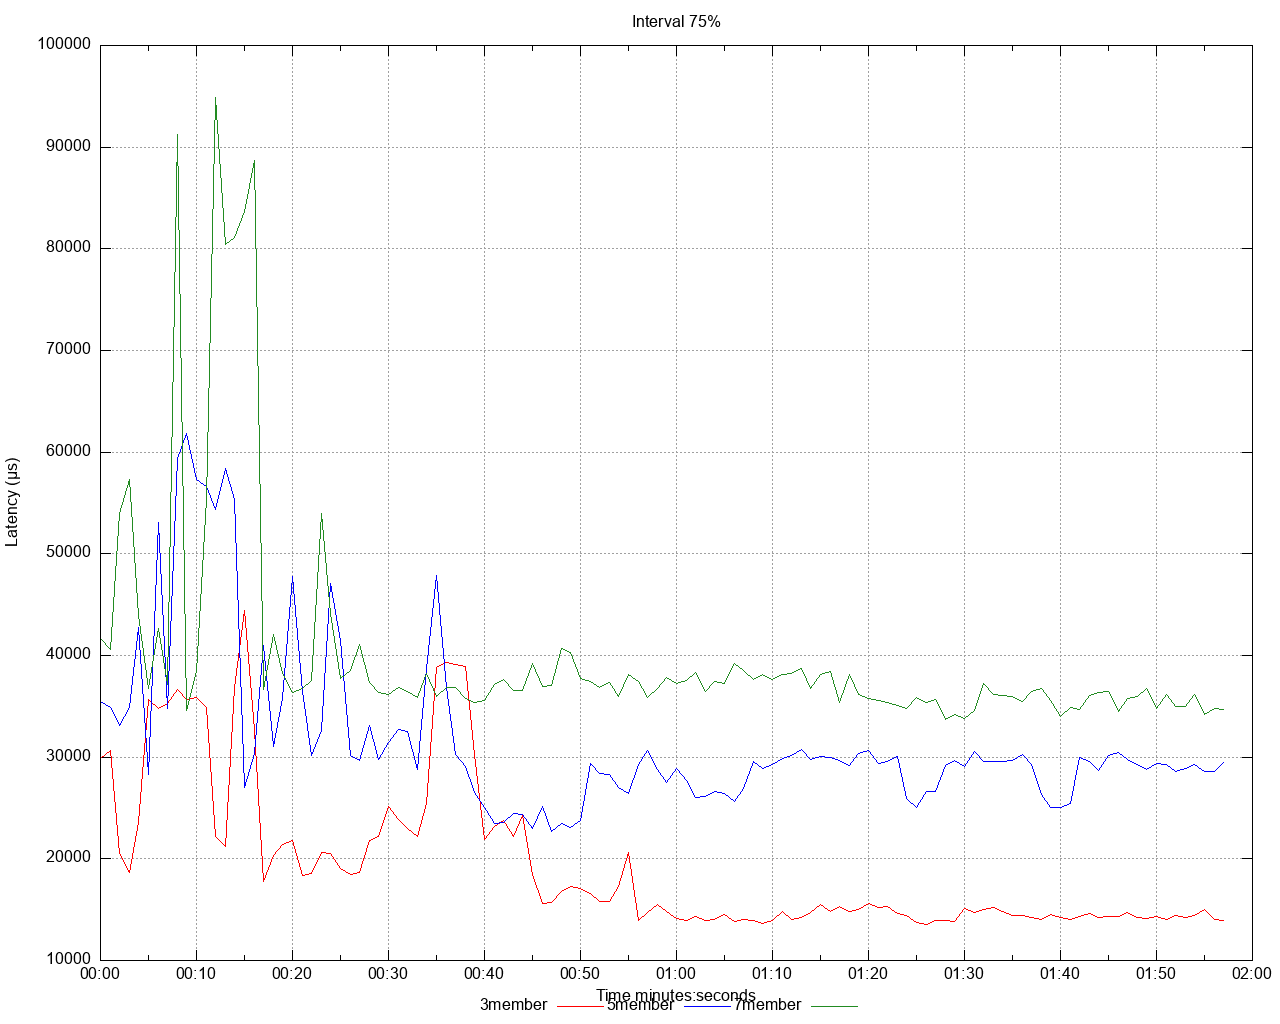

Reproduce this figure in gnuplot.
set title 'Interval 75%' noenhanced
set style data lines
set datafile separator ","
set terminal png size 1280,1024
set grid
set key below
set xdata time
set timefmt "%s"
offset = 0
t0(x)=(offset=($0==0) ? x : offset, x - offset)
set xlabel 'Time minutes:seconds'
set ylabel 'Latency (μs)'
set output '/Users/gbarnett/git/hazelcast-simulator/atomicreference/3and5and7/latency/latency_interval_75_write.png'
plot \
   '/Users/gbarnett/git/hazelcast-simulator/atomicreference/3and5and7/data/latency_interval_75_write_1.data' using (t0(timecolumn(1))):2 title "3member" noenhanced lt rgb "red", \
   '/Users/gbarnett/git/hazelcast-simulator/atomicreference/3and5and7/data/latency_interval_75_write_2.data' using (t0(timecolumn(1))):2 title "5member" noenhanced lt rgb "blue", \
   '/Users/gbarnett/git/hazelcast-simulator/atomicreference/3and5and7/data/latency_interval_75_write_3.data' using (t0(timecolumn(1))):2 title "7member" noenhanced lt rgb "forest-green", \
